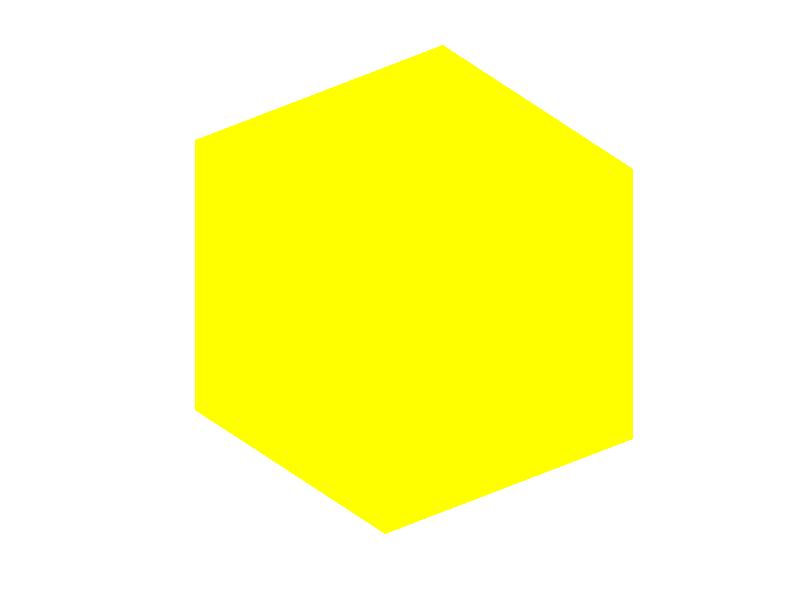

The MATLAB script that drew this image: (Note: this script raises an error after producing the figure.)
function [V, T] = Menger_sponge(nb_it, printable_ready, option_display)
%% Menger_sponge : function to compute, display, and save
% the Sierpinski-Menger sponge at any iteration / depth level.
%
% Author : nicolas.douillet9 (at) gmail.com, 2019-2024.
%
%
% Syntax
%
% Menger_sponge(nb_it);
% Menger_sponge(nb_it, printable_ready);
% Menger_sponge(nb_it, printable_ready, option_display);
% [V, T] = Menger_sponge(nb_it, printable_ready, option_display);
%
%
% Description
%
% Menger_sponge(nb_it) computes and displays the nb_it
% Sierpinski-Menger sponge included in the unit sphere.
%
% Menger_sponge(nb_it, printable_ready) prevents from
% creating non manifold edges when printable_ready is set to true /
% logical 1, and remove duplicated vertices and faces when it is set to
% *false / logical 0. In this latter case, the model is lighter (less
% vertices, less faces), but at the cost of non manifoldness.
%
% Menger_sponge(nb_it, printable_ready, option_display)
% displays it when option_display is set to logical *true/1 (default),
% and doesn't when it is set to  logical false/0.
%
% [V,T] = Menger_sponge(nb_it, printable_ready, option_display) saves
% the resulting vertex coordinates in the array V, and the triangulation in the array T.
%
%
% Input arguments
%
% - nb_it : positive integer scalar double, the number of iterations / depth level.
%
% - printable_ready : either logical, true/*false or numeric 1/*0.
%
% - option_display : either logical, *true/false or numeric *1/0.
%
%
% Output arguments
%
%       [ |  |  |]
% - V = [Vx Vy Vz], real matrix double, the vertex coordinates. Size(V) = [nb_vertices,3].
%       [ |  |  |]
%
%       [ |  |  |]
% - T = [T1 T2 T3], positive integer matrix double, the triangulation. Size(T) = [nb_triangles,3].
%       [ |  |  |]
%
%
% Example #1
%
% Computes and displays the Menger sponge
% at iteration 2, with minimum vertex and face numbers
%
% Menger_sponge(2);
%
%
% Example #2
%
% Computes and saves the 3D printable ready
% Menger sponge at iteration 3
%
% [V,T] = Menger_sponge(3,true,false);


%% Input parsing
assert(nargin < 4,'Too many input arguments.');

if ~nargin
    nb_it = 3;
    printable_ready = false;
    option_display = true;
elseif nargin > 0
    assert(isnumeric(nb_it) && nb_it == floor(nb_it) && nb_it >= 0,'nb_it parameter value must be numeric positive or null integer.');
    if nargin > 1
        assert(islogical(printable_ready) || isnumeric(printable_ready),'printable_ready parameter type must be either logical or numeric.');
        if nargin > 2
            assert(islogical(option_display) || isnumeric(option_display),'option_display parameter type must be either logical or numeric.');
        else
            option_display = true;
        end
    else
        printable_ready = false;
        option_display = true;
    end
end

warning('on');
if option_display && nb_it > 3
    warning('%s triangles to display ! Make sure your graphic card has enough memory.',num2str(12*20^nb_it))    
end
warning('off');


%% Body
% Summits of original cube (living in the unit sphere R(O,1))
a = sqrt(3)/3;

V1 = [a a a];
V2 = [-a a a];
V3 = [-a -a a];
V4 = [a -a a];
V5 = -V1;
V6 = -V2;
V7 = -V3;
V8 = -V4;

C = cube(V1, V2, V3, V4, V5, V6, V7, V8);


% Loop on nb_it
p = 0;

while p ~= nb_it 
    
    new_C_array = repmat(C, [1 1 20]);
    
    for j = 1 : size(C,3)
        
        C_current = C(:,:,j);        
        [V_new, F_new] = split_cube(C_current);
        
        for m = 1:size(F_new,1)/6 %  20 = 120 / 6
            
            new_cube = cube(V_new(F_new(6*(m-1)+1,1),:),...
                            V_new(F_new(6*(m-1)+1,2),:),...
                            V_new(F_new(6*(m-1)+1,3),:),...
                            V_new(F_new(6*(m-1)+1,4),:),...
                            V_new(F_new(6*(m-1)+2,1),:),...
                            V_new(F_new(6*(m-1)+2,2),:),...
                            V_new(F_new(6*(m-1)+2,3),:),...
                            V_new(F_new(6*(m-1)+2,4),:)); % first two lines vertices in this order
                        
            new_C_array(:,:,20*(j-1) + m) = new_cube;
            
        end
        
    end
    
    C = new_C_array;        
    p = p+1;
    
end

% Squares to triangles conversion
[V,T] = squares2triangles(C);

if ~printable_ready
    
    % Remove duplicated vertices
    [V,T] = remove_duplicated_vertices(V,T);
        
    % Remove duplicated triangles
    T = unique(sort(T,2),'rows','stable');
    
end

%% Display
if option_display
    
    cmap = [1 1 0];
    disp_Menger_sponge(V,T,cmap);
    
end


end % Menger_sponge


%% Split cube subfunction
function [V_new, F_new] = split_cube(C)
% Input
%
% C : cube structure
%
%
% Outputs
%
% V_new : The 8 + 4*6 + 8 = 40 (8 old + 32 new) newly created vertices -coordinates-
% F_new : 6 x 20 = 120 newly created facets line indices


one_third = 1/3;
two_third = 2/3;

% Four possible values for each coordinate, X, Y, or Z
val1x = min(C.vertex(:,1)); % min value
val4x = max(C.vertex(:,1)); % max value
val2x = val1x + one_third * (val4x - val1x);
val3x = val1x + two_third * (val4x - val1x);

val1y = min(C.vertex(:,2)); % min value
val4y = max(C.vertex(:,2)); % max value
val2y = val1y + one_third * (val4y - val1y);
val3y = val1y + two_third * (val4y - val1y);

val1z = min(C.vertex(:,3)); % min value
val4z = max(C.vertex(:,3)); % max value
val2z = val1z + one_third * (val4z - val1z);
val3z = val1z + two_third * (val4z - val1z);


% Compute  (8) + 4*6 + 8 = 40 new vertices coordinates

V_new = [val4x val4y val4z; % Top layer
         val3x val4y val4z; 
         val2x val4y val4z;
         val1x val4y val4z;
         val4x val3y val4z;
         val3x val3y val4z;
         val2x val3y val4z;
         val1x val3y val4z;
         val4x val2y val4z;
         val3x val2y val4z;
         val2x val2y val4z;
         val1x val2y val4z;
         val4x val1y val4z;
         val3x val1y val4z;
         val2x val1y val4z;
         val1x val1y val4z;...
         
         val4x val4y val3z; % Bottom first layer
         val3x val4y val3z; 
         val2x val4y val3z;
         val1x val4y val3z;
         val4x val3y val3z;
         val3x val3y val3z;
         val2x val3y val3z;
         val1x val3y val3z;
         val4x val2y val3z;
         val3x val2y val3z;
         val2x val2y val3z;
         val1x val2y val3z;
         val4x val1y val3z;
         val3x val1y val3z;
         val2x val1y val3z;
         val1x val1y val3z;...
         
         val4x val4y val2z; % Bottom second layer
         val3x val4y val2z; 
         val2x val4y val2z;
         val1x val4y val2z;
         val4x val3y val2z;
         val3x val3y val2z;
         val2x val3y val2z;
         val1x val3y val2z;
         val4x val2y val2z;
         val3x val2y val2z;
         val2x val2y val2z;
         val1x val2y val2z;
         val4x val1y val2z;
         val3x val1y val2z;
         val2x val1y val2z;
         val1x val1y val2z;...
         
         val4x val4y val1z; % Bottom face
         val3x val4y val1z; 
         val2x val4y val1z;
         val1x val4y val1z;
         val4x val3y val1z;
         val3x val3y val1z;
         val2x val3y val1z;
         val1x val3y val1z;
         val4x val2y val1z;
         val3x val2y val1z;
         val2x val2y val1z;
         val1x val2y val1z;
         val4x val1y val1z;
         val3x val1y val1z;
         val2x val1y val1z;
         val1x val1y val1z]; 

% 6 x 20 = 120 new facets
% /_!_\ Counter clockwise sorted for squares /_!_\

% General model  for a (a b c d e f g h) cube
% a b c d
% e f g h
% a d h e
% b a e f
% c b f g
% d c g h

F_new = [1 2 6 5; % Top layer top right corner cube
         17 18 22 21;
         1 5 21 17;
         2 1 17 18;
         6 2 18 22;
         5 6 22 21;...
         
         2 3 7 6; % Top layer top cross cube
         18 19 23 22;
         2 6 22 18;
         3 2 18 19;
         7 3 19 23;
         6 7 23 22;...         
         
         3 4 8 7; % Top layer top left corner cube
         19 20 24 23;
         3 7 23 19;
         4 3 19 20;
         8 4 20 24;
         7 8 24 23;...
         
         5 6 10 9; % Top layer right cross cube
         21 22 26 25;
         5 9 25 21;
         6 5 21 22;
         10 6 22 26;
         9 10 26 25;...
         
         7 8 12 11; % Top layer left cross cube
         23 24 28 27;
         7 11 27 23;
         8 7 23 24;
         12 8 24 28;
         11 12 28 27;...
         
         9 10 14 13; % Top layer bottom right corner cube
         25 26 30 29;
         9 13 29 25;
         10 9 25 26;
         14 10 26 30;
         13 14 30 29;...
         
         10 11 15 14; % Top layer bottom cross cube
         26 27 31 30;
         10 14 30 26;
         11 10 26 27;
         15 11 27 31;
         14 15 31 30;...
         
         11 12 16 15; % Top layer bottom left corner cube
         27 28 32 31;
         11 15 31 27;
         12 11 27 28;
         16 12 28 32;
         15 16 32 31;...         
         
         17 18 22 21; % Middle layer top right corner cube
         33 34 38 37;
         17 21 37 33;
         18 17 33 34;
         22 18 34 38;
         21 22 38 37;...                      
         
         19 20 24 23; % Middle layer top left corner cube
         35 36 40 39;
         19 23 39 35;
         20 19 35 36;
         24 20 36 40;
         23 24 40 39;...                                    
         
         25 26 30 29; % Middle layer bottom right corner cube
         41 42 46 45;
         25 29 45 41;
         26 25 41 42;
         30 26 42 46;
         29 30 46 45;...                  
         
         27 28 32 31; % Middle layer bottom left corner cube
         43 44 48 47;
         27 31 47 43;
         28 27 43 44;
         32 28 44 48;
         31 32 48 47;...          
         
         33 34 38 37; % Bottom layer top right corner cube
         49 50 54 53;
         33 37 53 49;
         34 33 49 50;
         38 34 50 54;
         37 38 54 53;...
         
         34 35 39 38; % Bottom layer top cross cube
         50 51 55 54;
         34 38 54 50;
         35 34 50 51;
         39 35 51 55;
         38 39 55 54;...         
         
         35 36 40 39; % Bottom layer top left corner cube
         51 52 56 55;
         35 39 56 51;
         36 35 51 52;
         40 36 52 56;
         39 40 56 55;...
         
         37 38 42 41; % Bottom layer right cross cube
         53 54 58 57;
         37 41 57 53;
         38 37 53 54;
         42 38 54 58;
         41 42 58 57;...
         
         39 40 44 43; % Bottom layer left cross cube
         55 56 60 59;
         39 43 59 55;
         40 39 55 56;
         44 40 56 60;
         43 44 60 59;...
         
         41 42 46 45; % Bottom layer bottom right corner cube
         57 58 62 61;
         41 45 61 57;
         42 41 57 58;
         46 42 58 62;
         45 46 62 61;...
         
         42 43 47 46; % Bottom layer bottom cross cube
         58 59 63 62;
         42 46 62 58;
         43 42 58 59;
         47 43 59 63;
         46 47 63 62;...
         
         43 44 48 47; % Bottom layer bottom left corner cube
         59 60 64 63;
         43 47 63 59;
         44 43 59 60;
         48 44 60 64;
         47 48 64 63];

end % split_cube


%% Build cube structure subfunction
function [C] = cube(V1, V2, V3, V4, V5, V6, V7, V8)
%
% V1, V2, V3, V4, V5, V6, V7, V8 : line vectors of cube eight vertices coordinates
%
% Vn = [Vxn Vyn Vzn]

F1 = [1 2 3 4];
F2 = [5 6 7 8];
F3 = [1 4 8 5];
F4 = [2 1 5 6];
F5 = [2 3 7 6];
F6 = [3 4 8 7];

C = struct('vertex', [V1; V2; V3; V4; V5; V6; V7; V8], ...
           'facet', [F1; F2; F3; F4; F5; F6]);
       
end % cube


%% Squares to triangles conversion subfunction
function [V, T] = squares2triangles(C)
%
% Author : nicolas.douillet9 (at) gmail.com, 2017-2024.
%
% Split struct array into two arrays : vertices & facets

S = size(C,3);
V = zeros(8*S,3);
T = zeros(12*S,3);

for k = 1:S
    
    for i = 1:size(C(:,:,k).vertex,1)
        
        V(8*(k-1)+i,:) = C(:,:,k).vertex(i,:);
        
    end
    
    for j = 1:size(C(:,:,k).facet,1) % 6
        
        a = C(:,:,k).facet(j,1) + 8*(k-1);
        b = C(:,:,k).facet(j,2) + 8*(k-1);
        c = C(:,:,k).facet(j,3) + 8*(k-1);
        d = C(:,:,k).facet(j,4) + 8*(k-1);
        
        T1 = sort([a b c]);
        T2 = sort([a d c]);
        
        T(12*(k-1)+2*(j-1)+1,:) = T1;
        T(12*(k-1)+2*j,:) = T2;
        
    end
    
end

% Remove duplicated triangles
T = unique(sort(T,2),'rows','stable');

end % squares2triangles


%% Display subfunction
function [] = disp_Menger_sponge(V, T, cmap)
%
% Author : nicolas.douillet9 (at) gmail.com, 2017-2024.

figure;
set(gcf,'Color',[0 0 0]), set(gca,'Color',[0 0 0]);
trisurf(T,V(:,1),V(:,2),V(:,3),'EdgeColor',cmap), shading interp, hold on;
colormap(cmap);
axis square, axis equal, axis tight, axis off;
grid off;
ax = gca;
ax.Clipping = 'off';
camlight left;
view(-45,35);

end % disp_Menger_sponge


%% Remove duplicated vertices subfunction
function [V_out, T_out] = remove_duplicated_vertices(V_in, T_in)

tol = 1e4*eps;
[V_out,~,n] = uniquetol(V_in,tol,'ByRows',true);
T_out = n(T_in);

end % remove_duplicated_vertices